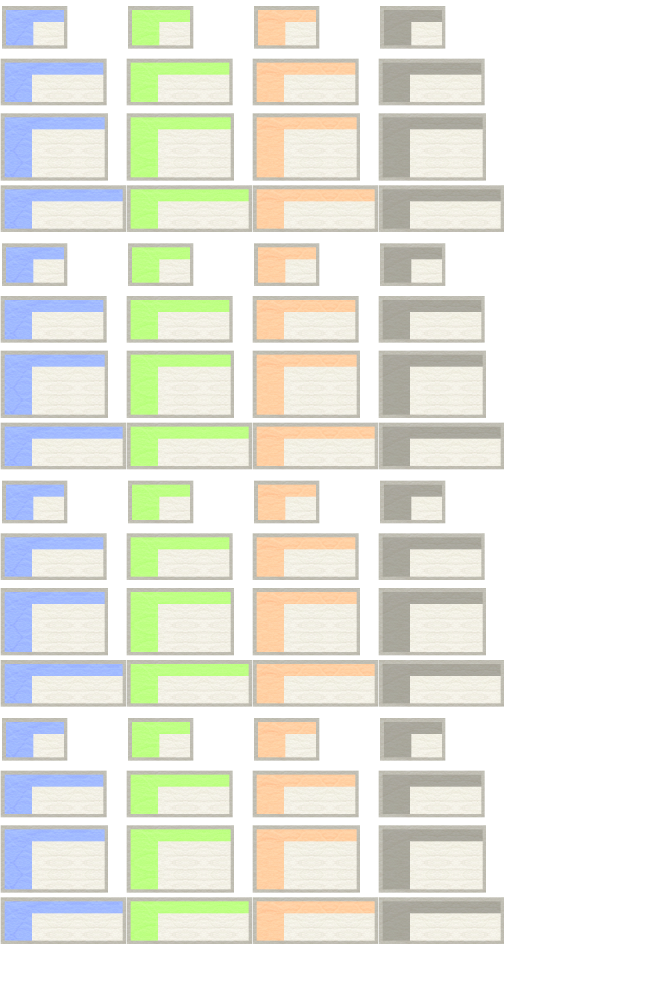
#> input picture C7/ModernArt/Art/Advisors/TechBoxesAllSizes.png, 2000 x 2966 px (shown at 1/3 size)
$ python tech_boxes.py ../../C7/ModernArt/Art/Advisors/TechBoxesAllSizes.png
#> lines starting #> are read from the running program, lines starting #| are printed output that depends on the picture
"""The boxes of the science advisor's tree for standalone mode, every size in
every era.

    python ArtGen/ui_buttons/build.py   (with the buttons; or tech_boxes.py alone)

writes C7/ModernArt/Art/Advisors/TechBoxesAllSizes.png, laid out like Civ3's
Art/Advisors/techboxes.pcx: a column per state (known, in progress, possible,
blocked), a block of rows per era, and in each block the small, medium, large
and long boxes, at the places and sizes of Civ3's, with twice the pixels like
all of ModernArt.

The standalone asset pack's techboxes.png (C7/Assets/Art/Advisors) only has
the small boxes of the Ancient era; the rest of it is blank. So an advance
with more than one thing to show (a medium, large or long box) had no box at
all in standalone mode, only its name and icons on the parchment, and its
"not required" sign floated where the box's corner should have been (owner's
report, 2026-10-31). The bigger boxes here are the pack's small boxes made
wider and taller by repeating, mirrored, a strip of the parchment part of
the box, so the frame, the title bar and the colored column stay as they are.
The pack has one set of colors, so every era gets the same boxes.
C7/Lua/standalone/textures.lua points the tech boxes at the sheet.

(Not named techboxes.png: ModernGraphics finds remade art ignoring case, and
would then show this in place of Civ3's own boxes with the overhaul on.)
"""
import os
import sys

from PIL import Image

REPO = os.path.abspath(os.path.join(os.path.dirname(__file__), '..', '..'))
PACK = os.path.join(REPO, 'C7', 'Assets', 'Art', 'Advisors', 'techboxes.png')
OUT = os.path.join(REPO, 'C7', 'ModernArt', 'Art', 'Advisors', 'TechBoxesAllSizes.png')

SCALE = 2                          # ModernArt has twice the pixels
SHEET = (1000, 1483)               # Civ3's techboxes.pcx
STATE_X = (0, 189, 378, 567)       # known, in progress, possible, blocked
ERA_Y = (0, 356, 712, 1068)        # ancient, middle, industrial, modern

# Where each size's crop region starts (C7/Lua/civ3/textures/tech_boxes.lua),
# and the box inside it, as Civ3's Ancient boxes are: left, top, right, bottom.
CROP = {'small': (1, 1), 'medium': (1, 84), 'large': (1, 167), 'long': (1, 274)}
BOX = {
    'small': (2, 8, 100, 72),
    'medium': (0, 4, 159, 74),
    'large': (0, 3, 161, 104),
    'long': (0, 4, 188, 74),
}

# In the pack's small box (98x64), the columns and rows that are parchment
# from the title bar or the colored column down or across to the frame, which
# are repeated to make it bigger.
STRETCH_X = (60, 88)
STRETCH_Y = (38, 56)


def fill(strip, length, axis):
    """The strip repeated along an axis to a length, every other copy
    mirrored so the copies join without a seam."""
    w, h = strip.size
    size = (length, h) if axis == 0 else (w, length)
    out = Image.new('RGBA', size, (0, 0, 0, 0))
    flipped = strip.transpose(Image.FLIP_LEFT_RIGHT if axis == 0 else Image.FLIP_TOP_BOTTOM)
    step = w if axis == 0 else h
    pos, i = 0, 0
    while pos < length:
        out.paste(strip if i % 2 == 0 else flipped, (pos, 0) if axis == 0 else (0, pos))
        pos += step
        i += 1
    return out


def stretch(box, width, height, axis):
    """The box made longer along one axis, through its stretch strip."""
    w, h = box.size
    a, b = STRETCH_X if axis == 0 else STRETCH_Y
    length = width if axis == 0 else height
    if axis == 0:
        head, strip, tail = box.crop((0, 0, a, h)), box.crop((a, 0, b, h)), box.crop((b, 0, w, h))
        out = Image.new('RGBA', (width, h), (0, 0, 0, 0))
        out.paste(head, (0, 0))
        out.paste(fill(strip, length - a - (w - b), 0), (a, 0))
        out.paste(tail, (length - (w - b), 0))
    else:
        head, strip, tail = box.crop((0, 0, w, a)), box.crop((0, a, w, b)), box.crop((0, b, w, h))
        out = Image.new('RGBA', (w, height), (0, 0, 0, 0))
        out.paste(head, (0, 0))
        out.paste(fill(strip, length - a - (h - b), 1), (0, a))
        out.paste(tail, (0, length - (h - b)))
    return out


def main(pack=PACK):
    if not os.path.exists(pack):
        print('skipped the tech boxes: no asset pack at', pack)
        return
    src = Image.open(pack).convert('RGBA')
#> src is the input picture: PIL image 2000x2966 RGBA; mean R, G, B, A 107.9, 109.1, 100.4, 128.8
    sheet = Image.new('RGBA', SHEET, (0, 0, 0, 0))
#> sheet: PIL image 1000x1483 RGBA; every value is 0
    cx, cy = CROP['small']
    l, t, r, b = BOX['small']
    for sx in STATE_X:
        small = src.crop((sx + cx + l, cy + t, sx + cx + r, cy + b))
        for size, (cx2, cy2) in CROP.items():
            l2, t2, r2, b2 = BOX[size]
            box = stretch(stretch(small, r2 - l2, small.height, 0), r2 - l2, b2 - t2, 1)
            for ey in ERA_Y:
                sheet.paste(box, (sx + cx2 + l2, ey + cy2 + t2))
#> this loop made 4 passes
#> pass 1, in main, `small = src.crop((sx + cx + l, cy + t, sx + cx + r, cy + b))`:
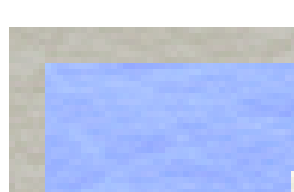
#> small: PIL image 98x64 RGBA (shown 3 times larger); mean R, G, B, A 142.1, 155.6, 192.3, 212.4; transparent parts drawn white
#> pass 1, in stretch, `head, strip, tail = box.crop((0, 0, a, h)), box.crop((a, 0, b, h)), bo..`:
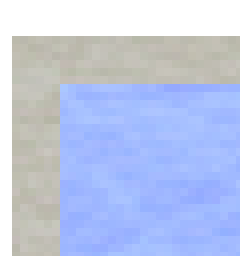
#> head: PIL image 60x64 RGBA (shown 4 times larger); mean R, G, B, A 141.2, 152.9, 184.4, 208.2; transparent parts drawn white
#> pass 1, in stretch, `head, strip, tail = box.crop((0, 0, a, h)), box.crop((a, 0, b, h)), bo..`:
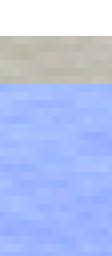
#> strip: PIL image 28x64 RGBA (shown 4 times larger); mean R, G, B, A 143.5, 159.7, 204.7, 219.1; transparent parts drawn white
#> after the loop:
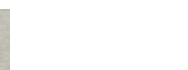
#> box: PIL image 188x70 RGBA; mean R, G, B, A 8.9, 8.8, 8.3, 11.8; transparent parts drawn white
#> after the loop:
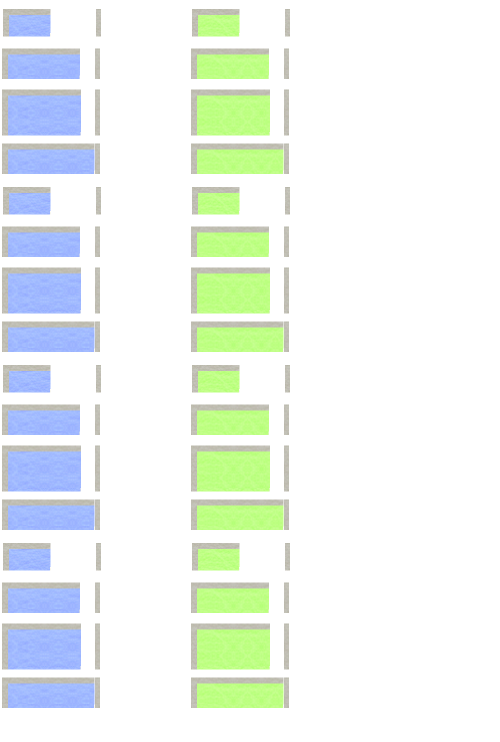
#> sheet: PIL image 1000x1483 RGBA (shown at 1/2 size); mean R, G, B, A 42, 49.3, 44.2, 59.5; transparent parts drawn white
#> after the loop:
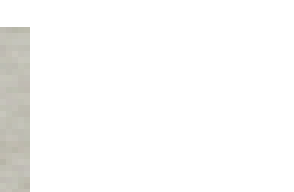
#> small: PIL image 98x64 RGBA (shown 3 times larger); mean R, G, B, A 16.9, 16.7, 15.8, 22.4; transparent parts drawn white
    sheet = sheet.resize((SHEET[0] * SCALE, SHEET[1] * SCALE), Image.NEAREST)
#> sheet: PIL image 2000x2966 RGBA
    os.makedirs(os.path.dirname(OUT), exist_ok=True)
    sheet.save(OUT, optimize=True)
    print('wrote', OUT)


if __name__ == '__main__':
    # The asset pack's techboxes.png can be given, for a checkout without
    # the C7/Assets submodule.
    main(*sys.argv[1:2])

$ run again, with C7/ModernArt/Art/Advisors/wondersBOX.png copied over C7/ModernArt/Art/Advisors/TechBoxesAllSizes.png
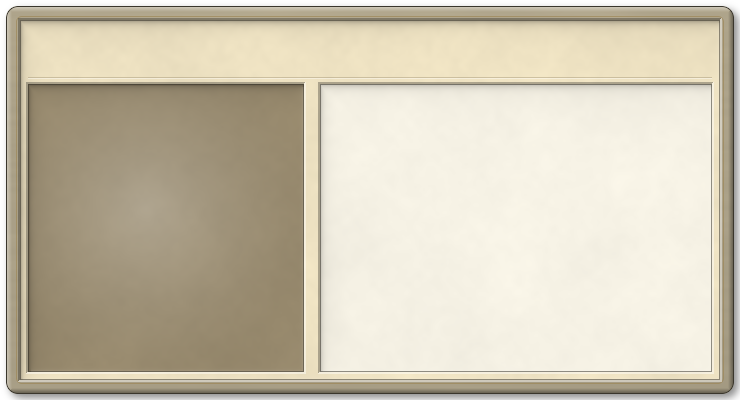
#> input picture C7/ModernArt/Art/Advisors/wondersBOX.png, 740 x 400 px
#> in main, src is the input picture: PIL image 740x400 RGBA; mean R, G, B, A 195.7, 187.6, 167.7, 244.9
#> after the loop in main, `for sx in STATE_X:`:
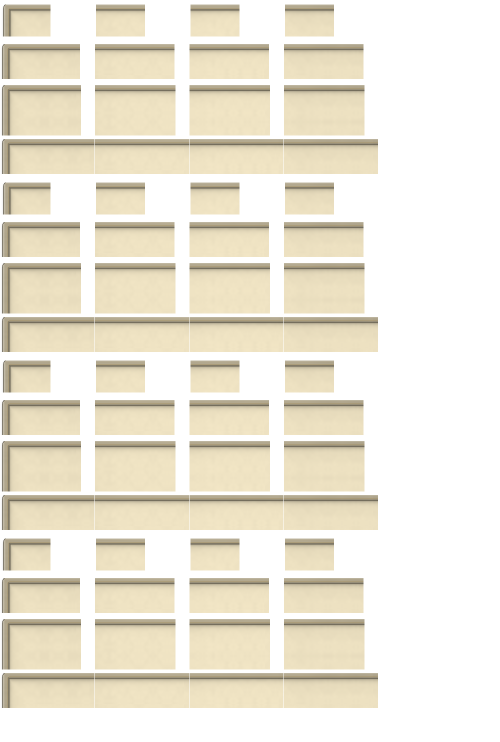
#> sheet: PIL image 1000x1483 RGBA (shown at 1/2 size); mean R, G, B, A 110.6, 104.9, 89.9, 128.2; transparent parts drawn white
#> after the loop in main, `for sx in STATE_X:`:
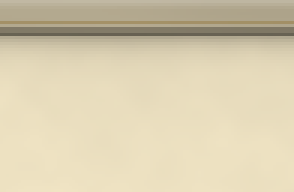
#> small: PIL image 98x64 RGBA (shown 3 times larger); mean R, G, B, A 217, 205.8, 176.2, 255
